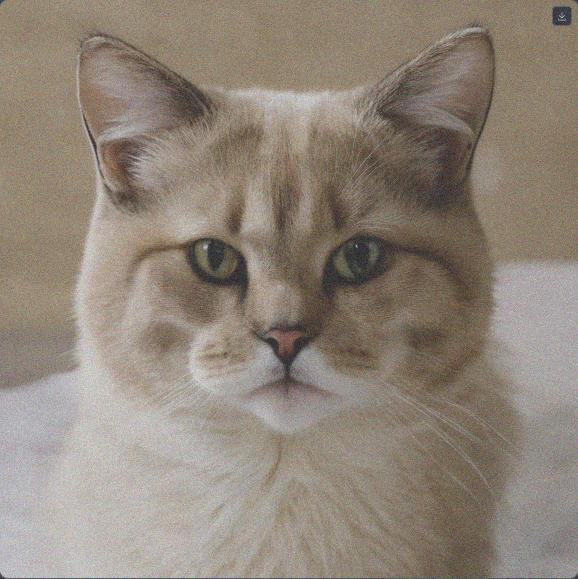
#> input picture noisy_beta_0.4.jpg, 578 x 579 px, given in place of capybara.png, which was not available
$ python test.py
#> lines starting #> are read from the running program, lines starting #| are printed output that depends on the picture
from PIL import Image
import numpy as np
import matplotlib.pyplot as plt

# 读取原图
img_path = "/pfs/yangyuanming/code2/datasets/sd3_5m-data/capybara.png"
img = Image.open(img_path).convert('RGB')
#> img is the input picture: PIL image 578x579 RGB; mean R, G, B 143.9, 133, 121
img_np = np.array(img).astype(np.float32) / 255.0  # [0,1]归一化

beta = 0.9  # 可调参数
noise = np.random.randn(*img_np.shape).astype(np.float32)
noise = (noise - noise.min()) / (noise.max() - noise.min())  # [0,1]归一化噪声
noisy_img_np = (1-beta) * img_np + beta * noise
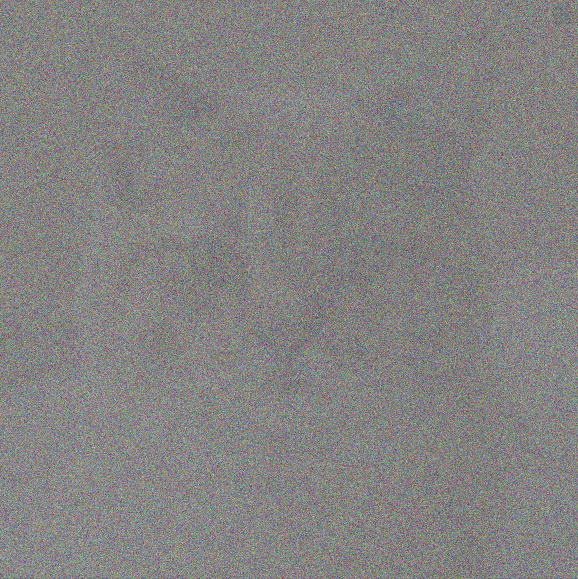
#> noisy_img_np: shape (579, 578, 3) float32; mean R, G, B 0.52, 0.516, 0.511
noisy_img_np = np.clip(noisy_img_np, 0, 1)

noisy_img = Image.fromarray((noisy_img_np * 255).astype(np.uint8))

# 保存原图和加噪图
img.save("original.jpg")
noisy_img.save(f"noisy_beta_{beta}.jpg")

$ run again, on noisy_beta_0.9.jpg
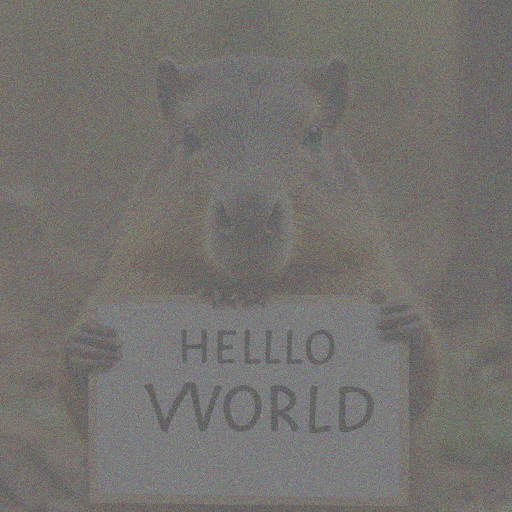
#> input picture noisy_beta_0.9.jpg, 1024 x 1024 px, given in place of capybara.png, which was not available (shown at 1/2 size)
#> img is the input picture: PIL image 1024x1024 RGB; mean R, G, B 116.4, 113.9, 110.4
#> `noisy_img_np = (1-beta) * img_np + beta * noise`:
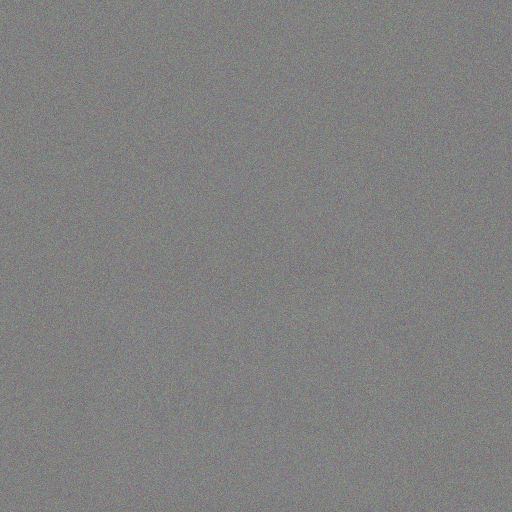
#> noisy_img_np: shape (1024, 1024, 3) float32 (shown at 1/2 size); mean R, G, B 0.506, 0.506, 0.504
